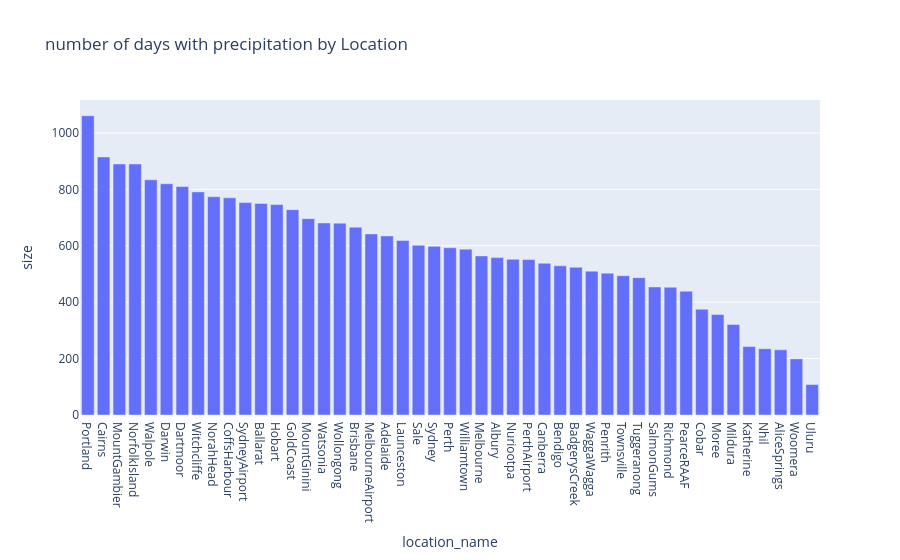

The code cell stored with this chart in its notebook:
### Code cell
pl.bar(size_rain, x='location_name', y = 'size', title="number of days with precipitation by Location")

### Figure 1 — Plotly figure (JSON) as saved in the notebook; plotly's stock layout.template omitted (floating-point values rounded to 4 significant figures)
{"data": [{"alignmentgroup": "True", "hovertemplate": "location_name=%{x}<br>size=%{y}<extra></extra>", "legendgroup": "", "marker": {"color": "#636efa", "pattern": {"shape": ""}}, "name": "", "offsetgroup": "", "orientation": "v", "showlegend": false, "textposition": "auto", "type": "bar", "x": ["Portland", "Cairns", "MountGambier", "NorfolkIsland", "Walpole", "Darwin", "Dartmoor", "Witchcliffe", "NorahHead", "CoffsHarbour", "SydneyAirport", "Ballarat", "Hobart", "GoldCoast", "MountGinini", "Watsonia", "Wollongong", "Brisbane", "MelbourneAirport", "Adelaide", "Launceston", "Sale", "Sydney", "Perth", "Williamtown", "Melbourne", "Albury", "Nuriootpa", "PerthAirport", "Canberra", "Bendigo", "BadgerysCreek", "WaggaWagga", "Penrith", "Townsville", "Tuggeranong", "SalmonGums", "Richmond", "PearceRAAF", "Cobar", "Moree", "Mildura", "Katherine", "Nhil", "AliceSprings", "Woomera", "Uluru"], "xaxis": "x", "y": [1061, 915, 890, 890, 834, 820, 810, 791, 774, 770, 753, 750, 746, 728, 696, 681, 680, 666, 642, 635, 619, 602, 598, 593, 588, 564, 558, 552, 551, 538, 529, 524, 510, 503, 494, 487, 454, 453, 439, 375, 356, 321, 243, 235, 231, 199, 108], "yaxis": "y"}], "layout": {"barmode": "relative", "legend": {"tracegroupgap": 0}, "title": {"text": "number of days with precipitation by Location"}, "xaxis": {"anchor": "y", "domain": [0, 1], "title": {"text": "location_name"}}, "yaxis": {"anchor": "x", "domain": [0, 1], "title": {"text": "size"}}}}
